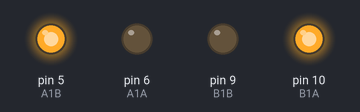
A sketch run on a simulated Arduino Uno, built with avr-gcc and run on an emulated ATmega328P. Shown: output pins drawn as LEDs (lit = HIGH).

Above: at 0.5 s.
At 2.3 s:
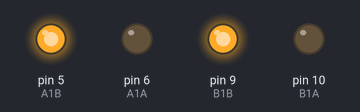
At 2.9 s:
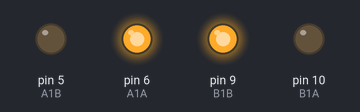
At 4.4 s:
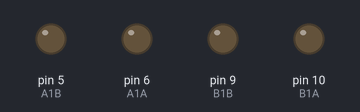
At 6.5 s:
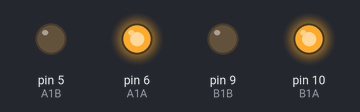
Timing chart, 0 to 7.0 s (numbered marks = the images above):
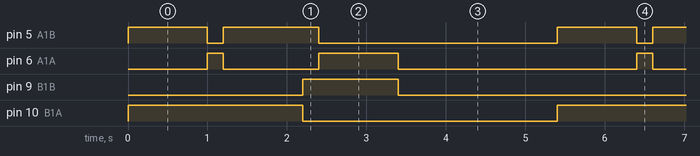

The sketch:

2.move.ino
```cpp
const int A1B = 5;
const int A1A = 6;
const int B1B = 9;
const int B1A = 10;

void setup() {
  pinMode(A1B, OUTPUT);
  pinMode(A1A, OUTPUT);
  pinMode(B1B, OUTPUT);
  pinMode(B1A, OUTPUT);
}

void loop() {
  moveForward();
  delay(1000);
  turnLeft();
  delay(200);
  moveForward();
  delay(1000);
  turnRight();
  delay(200);
  moveBackward();
  delay(1000);
  stop();
  delay(2000);
}

void moveForward() {
  digitalWrite(A1B, HIGH);
  digitalWrite(A1A, LOW);
  digitalWrite(B1B, LOW);
  digitalWrite(B1A, HIGH);
}

void moveBackward() {
  digitalWrite(A1B, LOW);
  digitalWrite(A1A, HIGH);
  digitalWrite(B1B, HIGH);
  digitalWrite(B1A, LOW);
}

void turnLeft() {
  digitalWrite(A1B, LOW);
  digitalWrite(A1A, HIGH);
  digitalWrite(B1B, LOW);
  digitalWrite(B1A, HIGH);
}

void turnRight() {
  digitalWrite(A1B, HIGH);
  digitalWrite(A1A, LOW);
  digitalWrite(B1B, HIGH);
  digitalWrite(B1A, LOW);
}

void stop() {
  digitalWrite(A1B, LOW);
  digitalWrite(A1A, LOW);
  digitalWrite(B1B, LOW);
  digitalWrite(B1A, LOW);
}
```

Measured:
- by itself, pin 5 (A1B): repeats every 5.4 s: LOW 0.20 s, HIGH 1.2 s, LOW 3.0 s, HIGH 1.0 s
- by itself, pin 6 (A1A): repeats every 5.4 s: LOW 1.2 s, HIGH 1.0 s, LOW 3.0 s, HIGH 0.20 s
- by itself, pin 9 (B1B): alternates HIGH for 1.2 s and LOW for 4.2 s
- by itself, pin 10 (B1A): alternates HIGH for 2.2 s and LOW for 3.2 s
